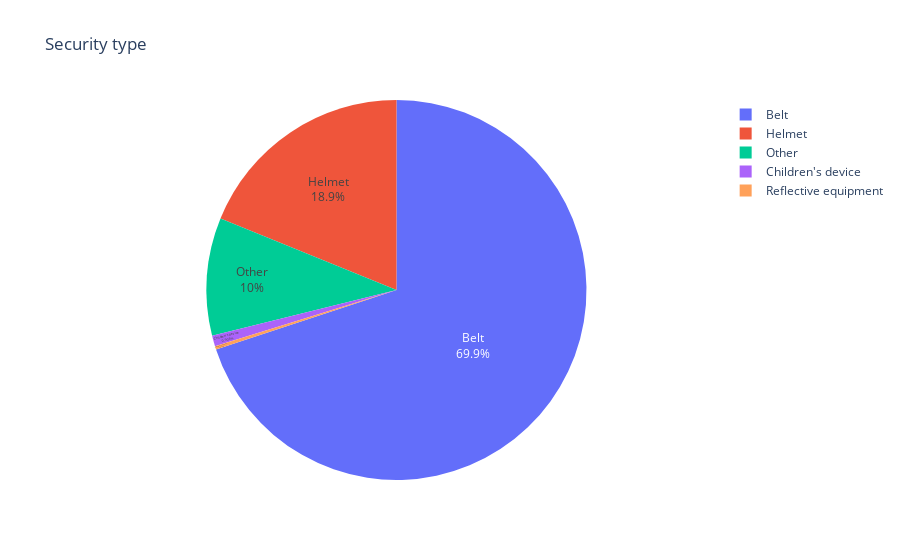

Source (notebook cell):
### Markdown cell above
# Type de sécurité utilisées
On voit logiquement que les sécurités les plus utilisées sont bel et bien la ceinture et le casque (pour les véhicules deux roues de façon générale), une petite part est dédié à la sécurité mise en place pour les enfants (un siège pour enfant dans la plupart des cas). On peut aussi noter que les équipements reflectifs sont utilisés très peu utilisés, cela concerne plus particulièrement les vélos.

### Code cell
pie(users, "secu", "Security type")

### Figure 1 — Plotly figure (JSON) as saved in the notebook; plotly's stock layout.template omitted (floating-point values rounded to 4 significant figures)
{"data": [{"domain": {"x": [0, 1], "y": [0, 1]}, "hovertemplate": "index=%{label}<br>value=%{value}<extra></extra>", "labels": ["Belt", "Helmet", "Other", "Children's device", "Reflective equipment"], "legendgroup": "", "name": "", "showlegend": true, "textinfo": "percent+label", "textposition": "inside", "type": "pie", "values": [0.6994, 0.1886, 0.1002, 0.009058, 0.002783]}], "layout": {"legend": {"tracegroupgap": 0}, "title": {"text": "Security type"}}}
